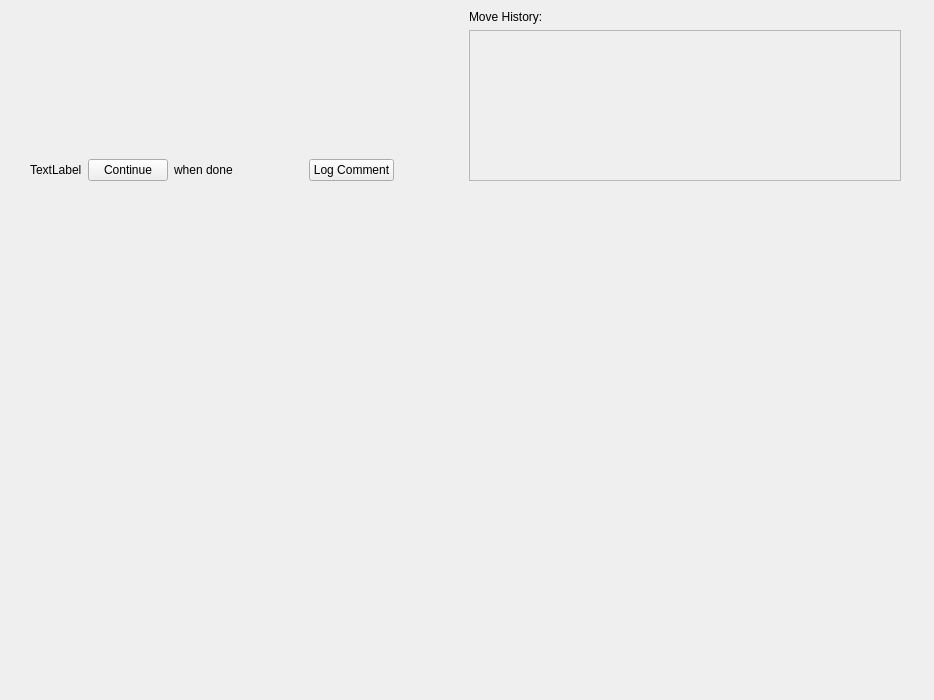
<?xml version="1.0" encoding="UTF-8"?>
<ui version="4.0">
 <class>MainWindow</class>
 <widget class="QMainWindow" name="MainWindow">
  <property name="geometry">
   <rect>
    <x>0</x>
    <y>0</y>
    <width>934</width>
    <height>700</height>
   </rect>
  </property>
  <property name="minimumSize">
   <size>
    <width>933</width>
    <height>700</height>
   </size>
  </property>
  <property name="maximumSize">
   <size>
    <width>934</width>
    <height>700</height>
   </size>
  </property>
  <property name="windowTitle">
   <string>Keogh's Port App by CyberSmiths</string>
  </property>
  <widget class="QWidget" name="centralwidget">
   <property name="enabled">
    <bool>true</bool>
   </property>
   <property name="minimumSize">
    <size>
     <width>934</width>
     <height>700</height>
    </size>
   </property>
   <property name="maximumSize">
    <size>
     <width>934</width>
     <height>700</height>
    </size>
   </property>
   <widget class="QStackedWidget" name="AllPages">
    <property name="geometry">
     <rect>
      <x>0</x>
      <y>0</y>
      <width>934</width>
      <height>700</height>
     </rect>
    </property>
    <property name="minimumSize">
     <size>
      <width>934</width>
      <height>700</height>
     </size>
    </property>
    <property name="maximumSize">
     <size>
      <width>934</width>
      <height>700</height>
     </size>
    </property>
    <property name="currentIndex">
     <number>0</number>
    </property>
    <widget class="QWidget" name="ShipGridPage">
     <widget class="QWidget" name="verticalLayoutWidget">
      <property name="geometry">
       <rect>
        <x>10</x>
        <y>190</y>
        <width>911</width>
        <height>501</height>
       </rect>
      </property>
      <layout class="QVBoxLayout" name="ShipGridLayout">
       <item>
        <spacer name="verticalSpacer">
         <property name="orientation">
          <enum>Qt::Orientation::Vertical</enum>
         </property>
         <property name="sizeHint" stdset="0">
          <size>
           <width>20</width>
           <height>40</height>
          </size>
         </property>
        </spacer>
       </item>
       <item>
        <layout class="QHBoxLayout" name="horizontalLayout">
         <item>
          <spacer name="horizontalSpacer">
           <property name="orientation">
            <enum>Qt::Orientation::Horizontal</enum>
           </property>
           <property name="sizeHint" stdset="0">
            <size>
             <width>40</width>
             <height>20</height>
            </size>
           </property>
          </spacer>
         </item>
         <item>
          <layout class="QGridLayout" name="ShipGrid"/>
         </item>
         <item>
          <spacer name="horizontalSpacer_2">
           <property name="orientation">
            <enum>Qt::Orientation::Horizontal</enum>
           </property>
           <property name="sizeHint" stdset="0">
            <size>
             <width>40</width>
             <height>20</height>
            </size>
           </property>
          </spacer>
         </item>
        </layout>
       </item>
      </layout>
     </widget>
     <widget class="QWidget" name="horizontalLayoutWidget_3">
      <property name="geometry">
       <rect>
        <x>30</x>
        <y>10</y>
        <width>871</width>
        <height>171</height>
       </rect>
      </property>
      <layout class="QHBoxLayout" name="MessageLayouts">
       <item>
        <layout class="QVBoxLayout" name="MessagesLhsLayout">
         <item>
          <spacer name="verticalSpacer_3">
           <property name="orientation">
            <enum>Qt::Orientation::Vertical</enum>
           </property>
           <property name="sizeHint" stdset="0">
            <size>
             <width>20</width>
             <height>40</height>
            </size>
           </property>
          </spacer>
         </item>
         <item>
          <layout class="QVBoxLayout" name="verticalLayout_4">
           <item>
            <layout class="QHBoxLayout" name="MessageLhsLayout">
             <item>
              <layout class="QVBoxLayout" name="verticalLayout">
               <item>
                <widget class="QLabel" name="SolutionMetadataLabel">
                 <property name="text">
                  <string/>
                 </property>
                </widget>
               </item>
               <item>
                <widget class="QLabel" name="MessageLhsLabel">
                 <property name="text">
                  <string/>
                 </property>
                </widget>
               </item>
              </layout>
             </item>
             <item>
              <spacer name="horizontalSpacer_9">
               <property name="orientation">
                <enum>Qt::Orientation::Horizontal</enum>
               </property>
               <property name="sizeHint" stdset="0">
                <size>
                 <width>40</width>
                 <height>20</height>
                </size>
               </property>
              </spacer>
             </item>
            </layout>
           </item>
           <item>
            <spacer name="verticalSpacer_2">
             <property name="orientation">
              <enum>Qt::Orientation::Vertical</enum>
             </property>
             <property name="sizeHint" stdset="0">
              <size>
               <width>20</width>
               <height>40</height>
              </size>
             </property>
            </spacer>
           </item>
           <item>
            <layout class="QHBoxLayout" name="ParkLayout">
             <item>
              <layout class="QVBoxLayout" name="ParkLabelLayout">
               <item>
                <widget class="QLabel" name="ParkLabel">
                 <property name="text">
                  <string>TextLabel</string>
                 </property>
                </widget>
               </item>
              </layout>
             </item>
             <item>
              <layout class="QHBoxLayout" name="ContinueLayout">
               <item>
                <widget class="QPushButton" name="ContinueButton">
                 <property name="text">
                  <string>Continue</string>
                 </property>
                </widget>
               </item>
               <item>
                <widget class="QLabel" name="WhenDoneLabel">
                 <property name="text">
                  <string>when done</string>
                 </property>
                </widget>
               </item>
              </layout>
             </item>
             <item>
              <spacer name="horizontalSpacer_8">
               <property name="orientation">
                <enum>Qt::Orientation::Horizontal</enum>
               </property>
               <property name="sizeHint" stdset="0">
                <size>
                 <width>40</width>
                 <height>20</height>
                </size>
               </property>
              </spacer>
             </item>
             <item>
              <layout class="QHBoxLayout" name="ToCommentLayout">
               <item>
                <widget class="QPushButton" name="ToCommentButton">
                 <property name="text">
                  <string>Log Comment</string>
                 </property>
                </widget>
               </item>
              </layout>
             </item>
             <item>
              <spacer name="horizontalSpacer_20">
               <property name="orientation">
                <enum>Qt::Orientation::Horizontal</enum>
               </property>
               <property name="sizeHint" stdset="0">
                <size>
                 <width>40</width>
                 <height>20</height>
                </size>
               </property>
              </spacer>
             </item>
            </layout>
           </item>
          </layout>
         </item>
        </layout>
       </item>
       <item>
        <layout class="QVBoxLayout" name="MessagesRhsLayout">
         <item>
          <layout class="QVBoxLayout" name="verticalLayout_5">
           <item>
            <widget class="QLabel" name="MoveHistoryLabel">
             <property name="sizePolicy">
              <sizepolicy hsizetype="Expanding" vsizetype="Preferred">
               <horstretch>0</horstretch>
               <verstretch>0</verstretch>
              </sizepolicy>
             </property>
             <property name="text">
              <string>Move History:</string>
             </property>
            </widget>
           </item>
           <item>
            <widget class="QScrollArea" name="PreviousMovesScrollArea">
             <property name="sizePolicy">
              <sizepolicy hsizetype="Preferred" vsizetype="MinimumExpanding">
               <horstretch>0</horstretch>
               <verstretch>0</verstretch>
              </sizepolicy>
             </property>
             <property name="minimumSize">
              <size>
               <width>0</width>
               <height>125</height>
              </size>
             </property>
             <property name="widgetResizable">
              <bool>true</bool>
             </property>
             <widget class="QWidget" name="scrollAreaWidgetContents">
              <property name="geometry">
               <rect>
                <x>0</x>
                <y>0</y>
                <width>425</width>
                <height>141</height>
               </rect>
              </property>
              <widget class="QWidget" name="verticalLayoutWidget_5">
               <property name="geometry">
                <rect>
                 <x>10</x>
                 <y>0</y>
                 <width>401</width>
                 <height>141</height>
                </rect>
               </property>
               <layout class="QVBoxLayout" name="verticalLayout_6">
                <property name="sizeConstraint">
                 <enum>QLayout::SizeConstraint::SetMinimumSize</enum>
                </property>
                <item>
                 <widget class="QLabel" name="PreviousMovesLabel">
                  <property name="sizePolicy">
                   <sizepolicy hsizetype="Preferred" vsizetype="MinimumExpanding">
                    <horstretch>0</horstretch>
                    <verstretch>0</verstretch>
                   </sizepolicy>
                  </property>
                  <property name="font">
                   <font>
                    <pointsize>7</pointsize>
                   </font>
                  </property>
                  <property name="text">
                   <string/>
                  </property>
                 </widget>
                </item>
               </layout>
              </widget>
             </widget>
            </widget>
           </item>
          </layout>
         </item>
        </layout>
       </item>
      </layout>
     </widget>
    </widget>
    <widget class="QWidget" name="CommentPage">
     <widget class="QWidget" name="verticalLayoutWidget_2">
      <property name="geometry">
       <rect>
        <x>9</x>
        <y>93</y>
        <width>911</width>
        <height>461</height>
       </rect>
      </property>
      <layout class="QVBoxLayout" name="verticalLayout_2">
       <item>
        <layout class="QHBoxLayout" name="horizontalLayout_4">
         <item>
          <spacer name="horizontalSpacer_10">
           <property name="orientation">
            <enum>Qt::Orientation::Horizontal</enum>
           </property>
           <property name="sizeHint" stdset="0">
            <size>
             <width>40</width>
             <height>20</height>
            </size>
           </property>
          </spacer>
         </item>
         <item>
          <widget class="QLabel" name="InsertCommentLabel">
           <property name="text">
            <string>Insert Comment Here</string>
           </property>
          </widget>
         </item>
         <item>
          <spacer name="horizontalSpacer_11">
           <property name="orientation">
            <enum>Qt::Orientation::Horizontal</enum>
           </property>
           <property name="sizeHint" stdset="0">
            <size>
             <width>40</width>
             <height>20</height>
            </size>
           </property>
          </spacer>
         </item>
        </layout>
       </item>
       <item>
        <layout class="QHBoxLayout" name="horizontalLayout_3">
         <item>
          <widget class="QPlainTextEdit" name="CommentInput"/>
         </item>
        </layout>
       </item>
       <item>
        <layout class="QHBoxLayout" name="horizontalLayout_5">
         <item>
          <spacer name="horizontalSpacer_12">
           <property name="orientation">
            <enum>Qt::Orientation::Horizontal</enum>
           </property>
           <property name="sizeHint" stdset="0">
            <size>
             <width>40</width>
             <height>20</height>
            </size>
           </property>
          </spacer>
         </item>
         <item>
          <widget class="QPushButton" name="LogCommentButton">
           <property name="text">
            <string>Log Comment</string>
           </property>
          </widget>
         </item>
         <item>
          <spacer name="horizontalSpacer_21">
           <property name="orientation">
            <enum>Qt::Orientation::Horizontal</enum>
           </property>
           <property name="sizeHint" stdset="0">
            <size>
             <width>40</width>
             <height>20</height>
            </size>
           </property>
          </spacer>
         </item>
         <item>
          <widget class="QPushButton" name="CancelCommentButton">
           <property name="text">
            <string>Cancel</string>
           </property>
          </widget>
         </item>
         <item>
          <spacer name="horizontalSpacer_13">
           <property name="orientation">
            <enum>Qt::Orientation::Horizontal</enum>
           </property>
           <property name="sizeHint" stdset="0">
            <size>
             <width>40</width>
             <height>20</height>
            </size>
           </property>
          </spacer>
         </item>
        </layout>
       </item>
      </layout>
     </widget>
    </widget>
    <widget class="QWidget" name="FinishedPage">
     <widget class="QWidget" name="verticalLayoutWidget_3">
      <property name="geometry">
       <rect>
        <x>10</x>
        <y>29</y>
        <width>911</width>
        <height>141</height>
       </rect>
      </property>
      <layout class="QVBoxLayout" name="verticalLayout_3">
       <item>
        <layout class="QHBoxLayout" name="horizontalLayout_6">
         <item>
          <spacer name="horizontalSpacer_16">
           <property name="orientation">
            <enum>Qt::Orientation::Horizontal</enum>
           </property>
           <property name="sizeHint" stdset="0">
            <size>
             <width>40</width>
             <height>20</height>
            </size>
           </property>
          </spacer>
         </item>
         <item>
          <widget class="QLabel" name="SuccessMessageLabel">
           <property name="text">
            <string>Message</string>
           </property>
          </widget>
         </item>
         <item>
          <spacer name="horizontalSpacer_17">
           <property name="orientation">
            <enum>Qt::Orientation::Horizontal</enum>
           </property>
           <property name="sizeHint" stdset="0">
            <size>
             <width>40</width>
             <height>20</height>
            </size>
           </property>
          </spacer>
         </item>
        </layout>
       </item>
       <item>
        <layout class="QHBoxLayout" name="horizontalLayout_7">
         <item>
          <spacer name="horizontalSpacer_14">
           <property name="orientation">
            <enum>Qt::Orientation::Horizontal</enum>
           </property>
           <property name="sizeHint" stdset="0">
            <size>
             <width>40</width>
             <height>20</height>
            </size>
           </property>
          </spacer>
         </item>
         <item>
          <widget class="QPushButton" name="SuccessRestartButton">
           <property name="text">
            <string>Restart</string>
           </property>
          </widget>
         </item>
         <item>
          <spacer name="horizontalSpacer_15">
           <property name="orientation">
            <enum>Qt::Orientation::Horizontal</enum>
           </property>
           <property name="sizeHint" stdset="0">
            <size>
             <width>40</width>
             <height>20</height>
            </size>
           </property>
          </spacer>
         </item>
        </layout>
       </item>
      </layout>
     </widget>
    </widget>
    <widget class="QWidget" name="FilePickPage">
     <widget class="QWidget" name="horizontalLayoutWidget">
      <property name="geometry">
       <rect>
        <x>10</x>
        <y>80</y>
        <width>911</width>
        <height>41</height>
       </rect>
      </property>
      <layout class="QHBoxLayout" name="FilePickLayout">
       <item>
        <spacer name="horizontalSpacer_3">
         <property name="orientation">
          <enum>Qt::Orientation::Horizontal</enum>
         </property>
         <property name="sizeHint" stdset="0">
          <size>
           <width>40</width>
           <height>20</height>
          </size>
         </property>
        </spacer>
       </item>
       <item>
        <widget class="QLabel" name="FilePickLabel">
         <property name="text">
          <string>Enter a manifest (must be .txt):</string>
         </property>
        </widget>
       </item>
       <item>
        <widget class="QPushButton" name="FilePickButton">
         <property name="text">
          <string>Choose a file</string>
         </property>
        </widget>
       </item>
       <item>
        <spacer name="horizontalSpacer_4">
         <property name="orientation">
          <enum>Qt::Orientation::Horizontal</enum>
         </property>
         <property name="sizeHint" stdset="0">
          <size>
           <width>40</width>
           <height>20</height>
          </size>
         </property>
        </spacer>
       </item>
      </layout>
     </widget>
    </widget>
    <widget class="QWidget" name="ErrorPage">
     <widget class="QWidget" name="verticalLayoutWidget_4">
      <property name="geometry">
       <rect>
        <x>10</x>
        <y>79</y>
        <width>911</width>
        <height>81</height>
       </rect>
      </property>
      <layout class="QVBoxLayout" name="ErrorLayout">
       <item>
        <layout class="QHBoxLayout" name="horizontalLayout_8">
         <item>
          <spacer name="horizontalSpacer_5">
           <property name="orientation">
            <enum>Qt::Orientation::Horizontal</enum>
           </property>
           <property name="sizeHint" stdset="0">
            <size>
             <width>40</width>
             <height>20</height>
            </size>
           </property>
          </spacer>
         </item>
         <item>
          <widget class="QLabel" name="ErrorLabel">
           <property name="text">
            <string>Error</string>
           </property>
           <property name="alignment">
            <set>Qt::AlignmentFlag::AlignCenter</set>
           </property>
          </widget>
         </item>
         <item>
          <spacer name="horizontalSpacer_6">
           <property name="orientation">
            <enum>Qt::Orientation::Horizontal</enum>
           </property>
           <property name="sizeHint" stdset="0">
            <size>
             <width>40</width>
             <height>20</height>
            </size>
           </property>
          </spacer>
         </item>
        </layout>
       </item>
       <item>
        <layout class="QHBoxLayout" name="horizontalLayout_9">
         <item>
          <spacer name="horizontalSpacer_18">
           <property name="orientation">
            <enum>Qt::Orientation::Horizontal</enum>
           </property>
           <property name="sizeHint" stdset="0">
            <size>
             <width>40</width>
             <height>20</height>
            </size>
           </property>
          </spacer>
         </item>
         <item>
          <widget class="QPushButton" name="ErrorRestartButton">
           <property name="text">
            <string>Restart</string>
           </property>
          </widget>
         </item>
         <item>
          <spacer name="horizontalSpacer_19">
           <property name="orientation">
            <enum>Qt::Orientation::Horizontal</enum>
           </property>
           <property name="sizeHint" stdset="0">
            <size>
             <width>40</width>
             <height>20</height>
            </size>
           </property>
          </spacer>
         </item>
        </layout>
       </item>
      </layout>
     </widget>
    </widget>
   </widget>
  </widget>
 </widget>
 <resources/>
 <connections/>
</ui>
